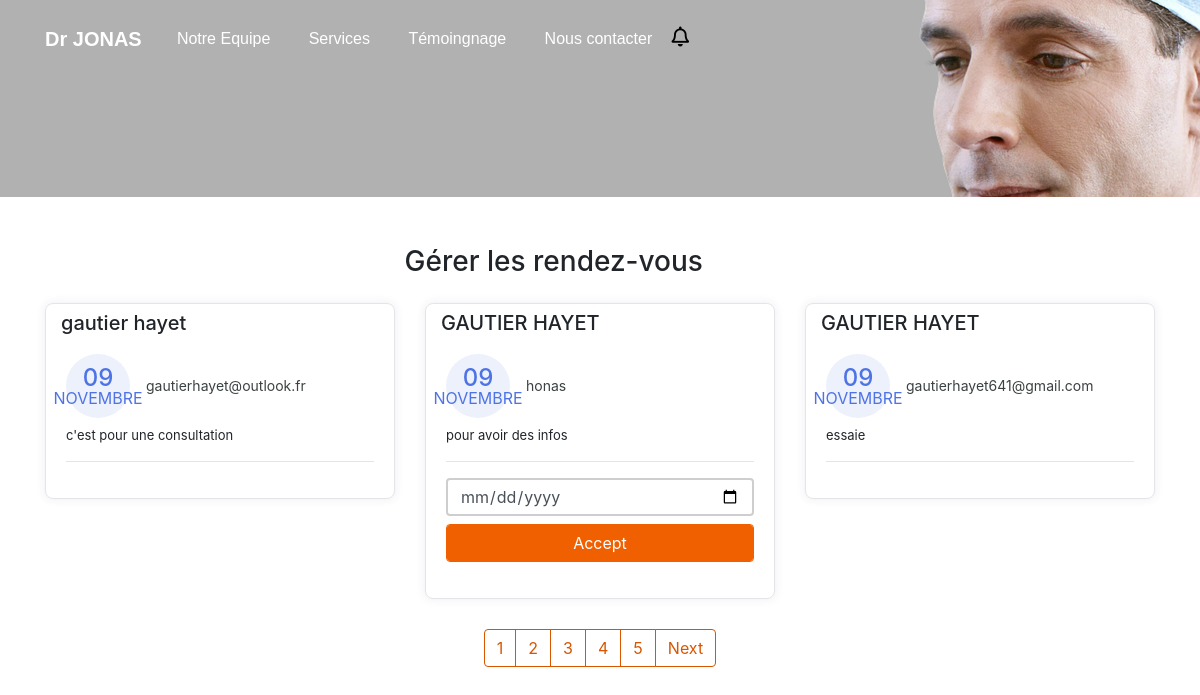
The page /manage-appointments/ on the database its author committed.
### doctor/models.py (models this page shows, shortened)
class Appointment(models.Model):
    first_name = models.CharField(max_length=100)
    last_name = models.CharField(max_length=100)
    email = models.EmailField()
    phone_number = models.IntegerField()
    request = models.TextField()
    sent_date = models.DateField(auto_now_add=True)
    accepted= models.BooleanField(default=False)
    accepted_date = models.DateField(auto_now_add=True,null=True,blank=True)
    class Meta:
        ordering = ['-sent_date']

### doctor/views.py (the view, shortened to what this page needs)
# urls.py: path('manage-appointments/', ManageTemplateView.as_view(), name='manage'),
class ManageTemplateView(ListView):
    template_name = "manage-appointments.html"
    model = Appointment
    context_object_name = "appointments"
    login_required = True
    paginate_by = 3
    def get_context_data(self, **kwargs):
        context = super().get_context_data(**kwargs)
        context.update({
            "title": "Gestion RDV - Dr JONAS",
        })
        return context

### templates/manage-appointments.html (shortened to what this page needs)
{% extends 'base.html' %}
{% block content %}
<div class="container mt-5">
    <div class="col-11 text-center mt-4 mb-4">
        <h3>
            Gérer les rendez-vous
        </h3>
    </div>
    <div class="row">
    {% for app in appointments %}
        <div class="col-lg-4">
            <div class="card card-margin">
                <div class="card-header no-border">
                    <h5 class="card-title">{{app.first_name}} {{app.last_name}}</h5>
                </div>
                <div class="card-body pt-0">
                    <div class="widget-49">
                        <div class="widget-49-title-wrapper">
                            <div class="widget-49-date-primary">
                                <span class="widget-49-date-day">{{app.sent_date|date:"d"}}</span>
                                <span class="widget-49-date-month">{{app.sent_date|date:"F"}}</span>
                            </div>
                            <div class="widget-49-meeting-info">
                                <span class="widget-49-pro-title">{{app.email}}</span>
                            </div>
                        </div>
                        <div class="widget-49-meeting-points">
                            <span>{{app.request}}</span>
                        </div>
                        <hr class="w-100">
                        {% if app.accepted == False %}
                        <form method="POST" action="{% url 'manage' %}">
                        <div class="form-group">
                            <input type="date" name="date" class="form-control mb-2"
                                placeholder="dd-mm-yyyy" value=""
                                min="1997-01-01" max="2030-12-31">
                            <input class="btn-block btn-primary form-control" type="submit" value="Accept">
                        </div>
                        </form>
                        {% endif %}
                    </div>
                </div>
            </div>
        </div>
    {% endfor %}
    </div>
{% if is_paginated %}
    <div class="wrapper">
      <nav aria-label="Page navigation example">
        <ul class="pagination">
            {% for number in page_obj.paginator.page_range %}
                <li class="page-item"><a class="page-link" href="?page={{ number }}">{{ number }}</a></li>
            {% endfor %}
            {% if page_obj.has_next %}
                <li class="page-item"><a class="page-link" href="?page={{ page_obj.next_page_number }}">Next</a></li>
            {% endif %}
        </ul>
    </nav>
 </div>
{% endif %}
{% endblock content %}

### templates/base.html (shortened to what this page needs)
{% load static %}
<!DOCTYPE html>
<html lang="en">
<head>
  <link href="{% static 'css/bootstrap.min.css' %}" rel="stylesheet">
  <link rel="stylesheet" href="https://cdnjs.cloudflare.com/ajax/libs/font-awesome/5.15.3/css/all.min.css" />
  <link rel="stylesheet" href="{% static 'css/styles.css' %}" />
</head>
<body>
  <div class="header" style="
  background: rgb(177, 177, 177) url('../static/img/header.png') no-repeat fixed center
  {% if "appointment" in request.path %}
     max-height:100px!important; min-height:100px!important;
  {% endif %}">
    <nav class="navbar navbar-dark navbar-expand-md navigation-clean-search">
        <div class="container"><a class="navbar-brand" href="{% url 'home' %}">Dr JONAS </a>
            <div class="collapse navbar-collapse"
                id="navcol-1">
                <ul class="nav navbar-nav">
                    <li class="nav-item" role="presentation">
                        <a class="nav-link active" href="#team">Notre Equipe</a>
                    </li>
                    <li class="nav-item" role="presentation">
                        <a class="nav-link active" href="#services">Services</a>
                    </li>
                    <li class="nav-item" role="presentation">
                        <a class="nav-link active" href="#reviews">Témoingnage</a>
                    </li>
                    <li class="nav-item" role="presentation">
                        <a class="nav-link active" href="#contact">Nous contacter</a>
                    </li>
                  <li class="nav-item" role="presentation">
                    <a href="#" style="float: left;cursor:pointer;" aria-expanded="true" title="You Have 6 New Appointments">
                      <i class="far fa-bell" style="font-size: 20px; float: left; color: black">
                      </i>
                  </a>
                </li>
                </ul>
            </div>
        </div>
    </nav>
</div>
    {% block content %}{% endblock content %}
</body>
</html>

### static/CSS/styles.css (style rules this page uses)
.header { background: rgb(177, 177, 177) url("img/header.png") no-repeat fixed center; min-height: 1000px; font-family:'Source Sans Pro', sans-serif; }
@media (min-width:768px) { .header { padding-bottom:120px; } }
.header .navbar { background:transparent; padding-top:.75rem; padding-bottom:.75rem; color:#fff; border-radius:0; box-shadow:none; border:none; }
@media (min-width:768px) { .header .navbar { padding-top:1rem; padding-bottom:1rem; } }
.header .navbar .navbar-brand { font-weight:bold; color:inherit; }
.header .navbar .navbar-collapse { border-top:1px solid rgba(255,255,255,0.3); margin-top:.5rem; }
@media (min-width:768px) { .header .navbar .navbar-collapse { border-color:transparent; margin:0; } }
.header .navbar .navbar-nav a.active, .header .navbar .navbar-nav > .show .dropdown-item { background:none; box-shadow:none; }
@media (min-width: 768px) { .header .navbar-nav .nav-link { padding-left:.7rem; padding-right:.7rem; } }
@media (min-width: 992px) { .header .navbar-nav .nav-link { padding-left:1.2rem; padding-right:1.2rem; } }
.form-control { box-shadow: none !important; outline: none !important; border: 2px solid #cecece; height: 38px; }
.title-box .border,.btn-primary,.back-to-top, .logo i,.question-q-box,.social-circle li a:hover { background-color: #f16000 !important; }
.btn-primary { border: 1px solid #f16000 !important; }
@media (min-width: 768px) { .navbar-nav>li>a { padding-top: 10px; padding-bottom: 10px; } }

### rows shown on the page
Appointment: first_name "gautier", last_name "hayet", sent_date "09", sent_date "NOVEMBRE", email "gautierhayet@outlook.fr", request "c'est pour une consultation"
Appointment: first_name "GAUTIER", last_name "HAYET", sent_date "09", sent_date "NOVEMBRE", email "honas", request "pour avoir des infos"
Appointment: first_name "GAUTIER", last_name "HAYET", sent_date "09", sent_date "NOVEMBRE", email "gautierhayet641@gmail.com", request "essaie"

### other values the page prints
{{ number }} "1" "2" "3" "4" "5"
